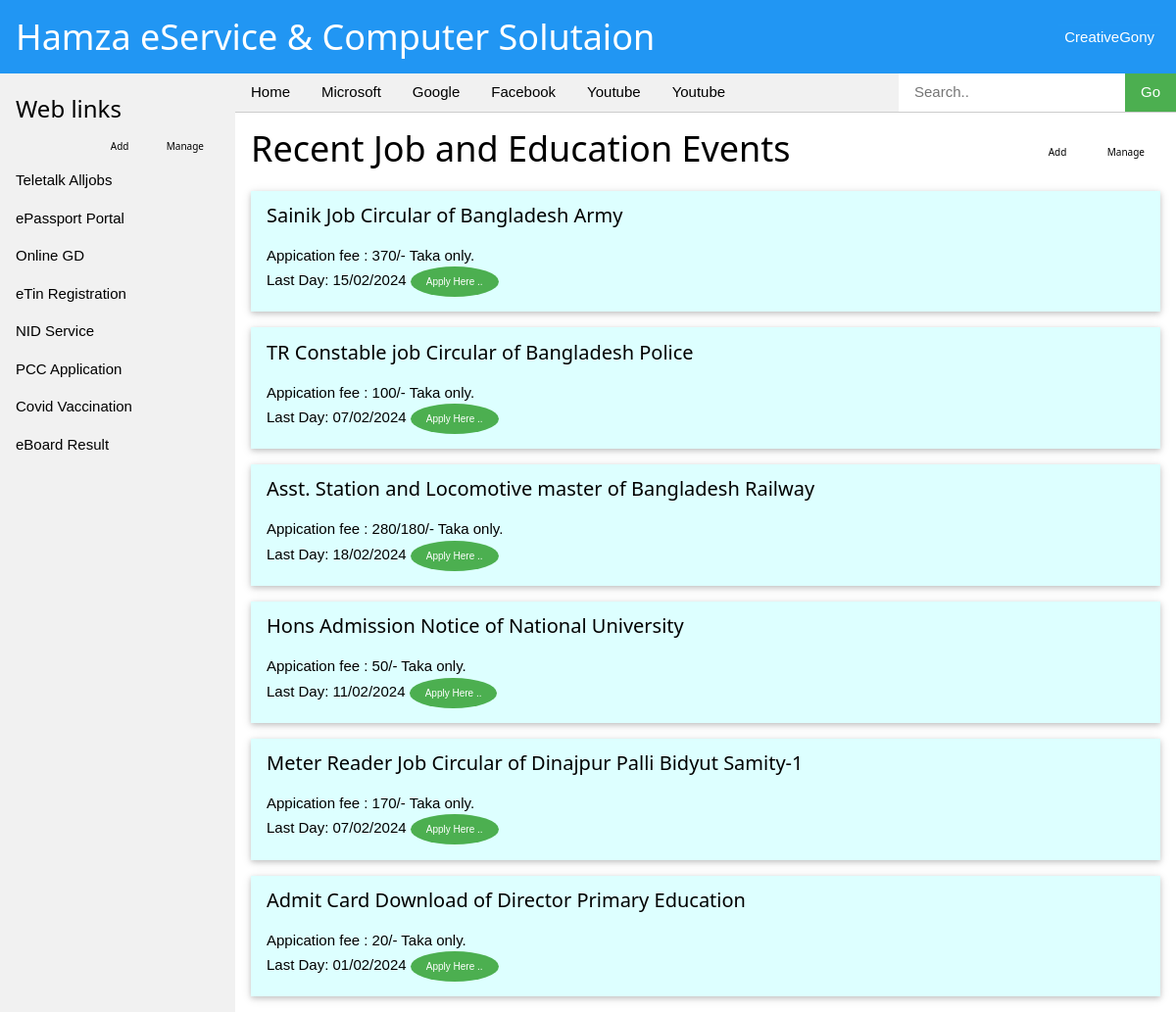
The app's page /index (signed in) with its own data.
### tables this page shows
CREATE TABLE user (
  id INTEGER PRIMARY KEY AUTOINCREMENT,
  username TEXT UNIQUE NOT NULL,
  password TEXT NOT NULL
  );

CREATE TABLE links (
  id INTEGER PRIMARY KEY AUTOINCREMENT,
  webname TEXT NOT NULL,
  website TEXT NOT NULL
  );

CREATE TABLE "events" (
	"id"	INTEGER,
	"eventname"	TEXT NOT NULL,
	"organization"	TEXT NOT NULL,
	"link"	TEXT NOT NULL,
	"deadline"	TEXT NOT NULL,
	"fee"	TEXT NOT NULL,
	PRIMARY KEY("id" AUTOINCREMENT)
);

### flaskr/blog.py (the view)
@bp.route('/index')
@login_required
def index():
    db = get_db()
    links = db.execute('SELECT webname, website FROM links').fetchall()
    events = db.execute('SELECT eventname, organization, link, deadline, fee FROM events').fetchall()
    return render_template('blog/index.html', links=links, events=events)

### flaskr/auth.py (called while the page is built)
@bp.before_app_request
def load_logged_in_user():
    user_id = session.get('user_id')
    if user_id is None:
        g.user = None
    else:
        g.user = get_db().execute(
            'SELECT * FROM user WHERE id = ?', (user_id,)
        ).fetchone()

def login_required(view):
    @functools.wraps(view)
    def wrapped_view(**kwargs):
        if g.user is None:
            return redirect(url_for('auth.login'))
        return view(**kwargs)
    return wrapped_view

### flaskr/db.py (called while the page is built)
def get_db():
    if 'db' not in g:
        g.db = sqlite3.connect(
            current_app.config['DATABASE'],
            detect_types=sqlite3.PARSE_DECLTYPES
        )
        g.db.row_factory = sqlite3.Row
    return g.db

### flaskr/templates/blog/index.html (shortened to what this page needs)
{% extends "blog/blogbase.html" %}
{% block section2 %}
<div class="w3-container">
  <h1>Recent Job and Education Events
    <span class="w3-right">
      <a href="{{ url_for('blog.addevent') }}" class="w3-button w3-tiny">Add</a>
      <a href="#" class="w3-button w3-tiny">Manage</a>
    </span>
  </h1>
{% for event in events %}
<div class="w3-panel w3-card w3-pale-blue">
    <h4>{{ event['eventname'] }} of {{ event['organization'] }}</h4>
      <p>Appication fee : {{ event['fee'] }}/- Taka only.
      <br>Last Day: {{ event['deadline'] }}
        <a class="w3-button w3-tiny w3-circle w3-green" href="{{ event['link'] }} " target="_blank">Apply Here .. </a>
      </p>
  </div>
{% endfor %}
</div>
{% endblock %}

### flaskr/templates/blog/blogbase.html (shortened to what this page needs)
{% extends "base.html" %}
{% block content %}
<div class="w3-sidebar w3-light-grey w3-bar-block" style="width:20%">
  <h3 class="w3-bar-item">Web links
    <span class="w3-right">
      <a href="{{ url_for('blog.addlink') }}" class="w3-button w3-tiny">Add</a>
      <a href="#" class="w3-button w3-tiny">Manage</a>
    </span>
  </h3>
  {% for link in links %}
    <a href="{{ link['website'] }} " class="w3-bar-item w3-button" target="_blank">{{ link['webname'] }}</a>
  {% endfor %}
</div>
<div id="section2" style="margin-left:20%">
  <div class="w3-bar w3-light-grey w3-border-bottom">
    <a href="{{ url_for('blog.index') }}" class="w3-bar-item w3-button">Home</a>
    <a href="https://www.microsoft.com" class="w3-bar-item w3-button" target="_blank">Microsoft</a>
    <a href="https://www.google.com" class="w3-bar-item w3-button" target="_blank">Google</a>
    <a href="https://www.facebook.com" class="w3-bar-item w3-button" target="_blank">Facebook</a>
    <a href="https://www.youtube.com" class="w3-bar-item w3-button" target="_blank">Youtube</a>
    <a href="https://www.youtube.com" class="w3-bar-item w3-button" target="_blank">Youtube</a>
    <form action="htts://www.google.com/search" method="post" class="w3-right">
      <input type="text" name="q" class="w3-input w3-bar-item w3-white" placeholder="Search..">
      <button type="submit" class="w3-bar-item w3-button w3-green">Go</button>
    </form>
  </div>
{% block section2 %} {% endblock %}
</div>
{% endblock %}

### flaskr/templates/base.html (shortened to what this page needs)
<!DOCTYPE html>
<link rel="stylesheet" href="{{ url_for('static', filename='style.css') }}">
<body>
<header>
<div class="w3-container w3-blue w3-top">
  <div class="w3-display-container" style="height:75px;">
    <div class="w3-display-left">
      <h1>Hamza eService & Computer Solutaion</h1>
    </div>
    <div class="w3-display-right">
      {% if g.user %}
      <div class="dropdown">
        <button class="dropbtn w3-blue">{{ g.user['username'] }} </button>
        {% else %}
        <p>Current System Date and time now</p>
    </div>{% endif %}
  </div>
  </header>
<section class="content" style="margin-top: 75px;">
{% block content %}{% endblock %}
</section>
</body>
</html>

### flaskr/static/style.css (style rules this page uses)
*,*:before,*:after { box-sizing:inherit }
body { margin:0 }
article,aside,details,figcaption,figure,footer,header,main,menu,nav,section { display:block }
a { background-color:transparent }
button,input,select,textarea,optgroup { font:inherit;margin:0 }
button,input { overflow:visible }
button,select { text-transform:none }
button,[type=button],[type=reset],[type=submit] { -webkit-appearance:button }
html,body { font-family:Verdana,sans-serif;font-size:15px;line-height:1.5 }
h1 { font-size:36px }
h3 { font-size:24px }
h4 { font-size:20px }
h1,h2,h3,h4,h5,h6 { font-family:"Segoe UI",Arial,sans-serif;font-weight:400;margin:10px 0 }
a { color:inherit }
.w3-btn,.w3-button { border:none;display:inline-block;padding:8px 16px;vertical-align:middle;overflow:hidden;text-decoration:none;color:inherit;background-color:inherit;text-align:center;cursor:pointer;white-space:nowrap }
.w3-btn,.w3-button { -webkit-touch-callout:none;-webkit-user-select:none;-khtml-user-select:none;-moz-user-select:none;-ms-user-select:none;user-select:none }
.w3-tooltip,.w3-display-container { position:relative }
.w3-input { padding:8px;display:block;border:none;border-bottom:1px solid #ccc;width:100% }
.w3-sidebar { height:100%;width:200px;background-color:#fff;position:fixed!important;z-index:1;overflow:auto }
.w3-bar { width:100%;overflow:hidden }
.w3-bar .w3-bar-item { padding:8px 16px;float:left;width:auto;border:none;display:block;outline:0 }
.w3-bar .w3-button { white-space:normal }
.w3-bar-block .w3-bar-item { width:100%;display:block;padding:8px 16px;text-align:left;border:none;white-space:normal;float:none;outline:0 }
.w3-container:after,.w3-container:before,.w3-panel:after,.w3-panel:before,.w3-row:after,.w3-row:before,.w3-row-padding:after,.w3-row-padding:before, .w3-cell-row:before,.w3-cell-row:after,.w3-clear:after,.w3-clear:before,.w3-bar:before,.w3-bar:after { content:"";display:table;clear:both }
.w3-top,.w3-bottom { position:fixed;width:100%;z-index:1 }
.w3-top { top:0 }
.w3-display-left { position:absolute;top:50%;left:0%;transform:translate(0%,-50%);-ms-transform:translate(-0%,-50%) }
.w3-display-right { position:absolute;top:50%;right:0%;transform:translate(0%,-50%);-ms-transform:translate(0%,-50%) }
.w3-circle { border-radius:50% }
.w3-container,.w3-panel { padding:0.01em 16px }
.w3-panel { margin-top:16px;margin-bottom:16px }
.w3-card,.w3-card-2 { box-shadow:0 2px 5px 0 rgba(0,0,0,0.16),0 2px 10px 0 rgba(0,0,0,0.12) }
.w3-tiny { font-size:10px!important }
.w3-border-bottom { border-bottom:1px solid #ccc!important }
.w3-right { float:right!important }
.w3-blue,.w3-hover-blue:hover { color:#fff!important;background-color:#2196F3!important }
.w3-green,.w3-hover-green:hover { color:#fff!important;background-color:#4CAF50!important }
.w3-white,.w3-hover-white:hover { color:#000!important;background-color:#fff!important }
.w3-light-grey,.w3-hover-light-grey:hover,.w3-light-gray,.w3-hover-light-gray:hover { color:#000!important;background-color:#f1f1f1!important }
.w3-pale-blue,.w3-hover-pale-blue:hover { color:#000!important;background-color:#ddffff!important }
.dropbtn { color: white; border: none; cursor: pointer; }
.dropdown { position: relative; display: inline-block; }

### records on screen
user: user.username "CreativeGony"
links: webname "Teletalk Alljobs"
links: webname "ePassport Portal"
links: webname "Online GD"
links: webname "eTin Registration"
links: webname "NID Service"
links: webname "PCC Application"
links: webname "Covid Vaccination"
links: webname "eBoard Result"
events: eventname "Sainik Job Circular", organization "Bangladesh Army", fee "370", deadline "15/02/2024"
events: eventname "TR Constable job Circular", organization "Bangladesh Police", fee "100", deadline "07/02/2024"
events: eventname "Asst. Station and Locomotive master", organization "Bangladesh Railway", fee "280/180", deadline "18/02/2024"
events: eventname "Hons Admission Notice", organization "National University", fee "50", deadline "11/02/2024"
events: eventname "Meter Reader Job Circular", organization "Dinajpur Palli Bidyut Samity-1", fee "170", deadline "07/02/2024"
events: eventname "Admit Card Download", organization "Director Primary Education", fee "20", deadline "01/02/2024"
